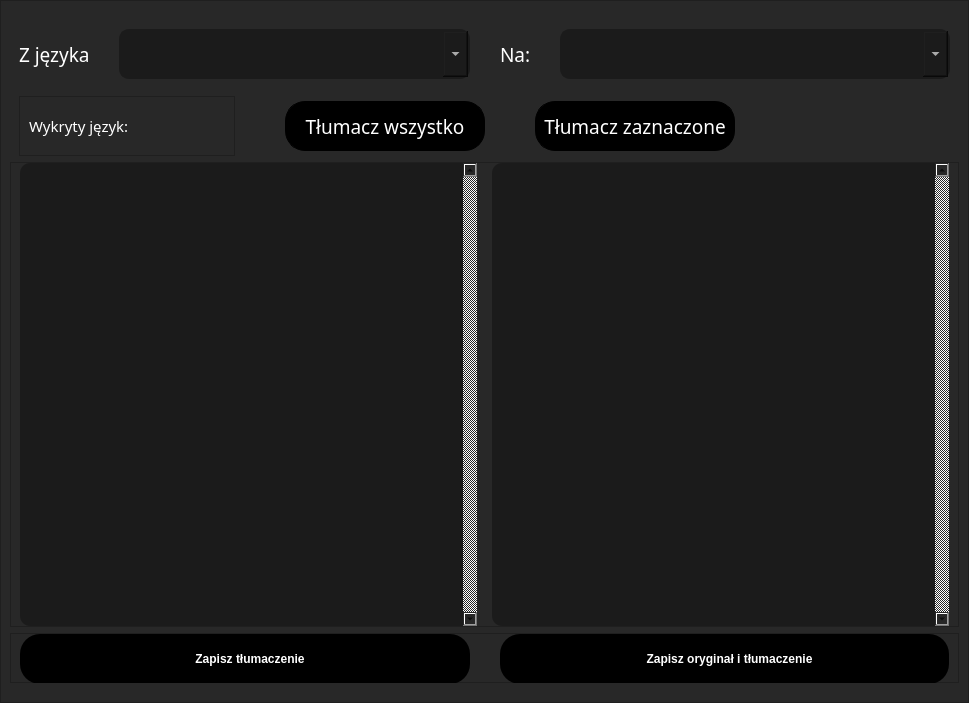
<?xml version="1.0" encoding="UTF-8"?>
<ui version="4.0">
 <class>TranslateWindow</class>
 <widget class="QWidget" name="TranslateWindow">
  <property name="geometry">
   <rect>
    <x>0</x>
    <y>0</y>
    <width>969</width>
    <height>703</height>
   </rect>
  </property>
  <property name="windowTitle">
   <string>Tłumaczenie</string>
  </property>
  <layout class="QGridLayout" name="gridLayout">
   <property name="leftMargin">
    <number>0</number>
   </property>
   <property name="topMargin">
    <number>0</number>
   </property>
   <property name="rightMargin">
    <number>0</number>
   </property>
   <property name="bottomMargin">
    <number>0</number>
   </property>
   <property name="spacing">
    <number>0</number>
   </property>
   <item row="0" column="0">
    <widget class="QFrame" name="frameTranslate">
     <property name="styleSheet">
      <string notr="true">background-color: rgb(40, 40, 40);</string>
     </property>
     <property name="frameShape">
      <enum>QFrame::StyledPanel</enum>
     </property>
     <property name="frameShadow">
      <enum>QFrame::Raised</enum>
     </property>
     <layout class="QVBoxLayout" name="verticalLayout">
      <item>
       <widget class="QFrame" name="frame">
        <property name="sizePolicy">
         <sizepolicy hsizetype="Expanding" vsizetype="Expanding">
          <horstretch>0</horstretch>
          <verstretch>0</verstretch>
         </sizepolicy>
        </property>
        <property name="maximumSize">
         <size>
          <width>16777215</width>
          <height>80</height>
         </size>
        </property>
        <property name="frameShape">
         <enum>QFrame::NoFrame</enum>
        </property>
        <property name="frameShadow">
         <enum>QFrame::Raised</enum>
        </property>
        <layout class="QHBoxLayout" name="horizontalLayout_3">
         <property name="spacing">
          <number>30</number>
         </property>
         <property name="leftMargin">
          <number>9</number>
         </property>
         <property name="topMargin">
          <number>9</number>
         </property>
         <property name="rightMargin">
          <number>9</number>
         </property>
         <property name="bottomMargin">
          <number>0</number>
         </property>
         <item>
          <layout class="QHBoxLayout" name="horizontalLayout_10">
           <item>
            <widget class="QLabel" name="label_2">
             <property name="maximumSize">
              <size>
               <width>70</width>
               <height>16777215</height>
              </size>
             </property>
             <property name="font">
              <font>
               <family>Impact</family>
               <pointsize>14</pointsize>
              </font>
             </property>
             <property name="styleSheet">
              <string notr="true">color: rgb(255, 255, 255);</string>
             </property>
             <property name="text">
              <string>&lt;html&gt;&lt;head/&gt;&lt;body&gt;&lt;p&gt;Z języka:&lt;/p&gt;&lt;/body&gt;&lt;/html&gt;</string>
             </property>
            </widget>
           </item>
           <item>
            <widget class="QComboBox" name="comboBoxFromLanguage">
             <property name="minimumSize">
              <size>
               <width>50</width>
               <height>50</height>
              </size>
             </property>
             <property name="font">
              <font>
               <family>Impact</family>
               <pointsize>10</pointsize>
              </font>
             </property>
             <property name="styleSheet">
              <string notr="true">QComboBox{
	color:rgb(255, 255, 255);
	background-color: rgb(27, 27, 27);
	border-radius: 10px;
	border: 2px solid rgb(27, 27, 27);
	padding: 5px;
	padding-left: 10px;
}
QComboBox:hover{
	border: 2px solid rgb(27, 27, 27);
}
QComboBox::drop-down {
color:rgb(255, 255, 255);

	width: 25px; 

 }

QComboBox QAbstractItemView {
	color: rgb(255, 255, 255);
	background-color: rgb(27, 27, 27);
	padding: 10px;
	selection-background-color: rgb(27, 27, 27);
}</string>
             </property>
            </widget>
           </item>
          </layout>
         </item>
         <item>
          <layout class="QHBoxLayout" name="horizontalLayout_11">
           <item>
            <widget class="QLabel" name="label_3">
             <property name="maximumSize">
              <size>
               <width>30</width>
               <height>16777215</height>
              </size>
             </property>
             <property name="font">
              <font>
               <family>Impact</family>
               <pointsize>14</pointsize>
              </font>
             </property>
             <property name="styleSheet">
              <string notr="true">color: rgb(255, 255, 255);</string>
             </property>
             <property name="text">
              <string>&lt;html&gt;&lt;head/&gt;&lt;body&gt;&lt;p&gt;Na:&lt;/p&gt;&lt;/body&gt;&lt;/html&gt;</string>
             </property>
            </widget>
           </item>
           <item>
            <widget class="QComboBox" name="comboBoxToLanguage">
             <property name="minimumSize">
              <size>
               <width>50</width>
               <height>50</height>
              </size>
             </property>
             <property name="font">
              <font>
               <family>Impact</family>
               <pointsize>10</pointsize>
              </font>
             </property>
             <property name="styleSheet">
              <string notr="true">QComboBox{
color:rgb(255, 255, 255);
	background-color: rgb(27, 27, 27);
	border-radius: 10px;
	border: 2px solid rgb(27, 27, 27);
	padding: 5px;
	padding-left: 10px;
}
QComboBox:hover{
	border: 2px solid rgb(27, 27, 27);
}
QComboBox::drop-down {
color:rgb(255, 255, 255);

	width: 25px; 

 }

QComboBox QAbstractItemView {
	color: rgb(255, 255, 255);
	background-color: rgb(27, 27, 27);
	padding: 10px;
	selection-background-color: rgb(27, 27, 27);
}</string>
             </property>
            </widget>
           </item>
          </layout>
         </item>
        </layout>
       </widget>
      </item>
      <item>
       <widget class="QFrame" name="frame_2">
        <property name="sizePolicy">
         <sizepolicy hsizetype="Expanding" vsizetype="MinimumExpanding">
          <horstretch>0</horstretch>
          <verstretch>0</verstretch>
         </sizepolicy>
        </property>
        <property name="maximumSize">
         <size>
          <width>16777215</width>
          <height>60</height>
         </size>
        </property>
        <property name="frameShape">
         <enum>QFrame::NoFrame</enum>
        </property>
        <property name="frameShadow">
         <enum>QFrame::Raised</enum>
        </property>
        <layout class="QHBoxLayout" name="horizontalLayout_2">
         <property name="spacing">
          <number>50</number>
         </property>
         <property name="leftMargin">
          <number>9</number>
         </property>
         <property name="topMargin">
          <number>0</number>
         </property>
         <property name="rightMargin">
          <number>9</number>
         </property>
         <property name="bottomMargin">
          <number>0</number>
         </property>
         <item>
          <widget class="QFrame" name="frame_6">
           <property name="sizePolicy">
            <sizepolicy hsizetype="Expanding" vsizetype="Preferred">
             <horstretch>0</horstretch>
             <verstretch>0</verstretch>
            </sizepolicy>
           </property>
           <property name="minimumSize">
            <size>
             <width>100</width>
             <height>0</height>
            </size>
           </property>
           <property name="frameShape">
            <enum>QFrame::StyledPanel</enum>
           </property>
           <property name="frameShadow">
            <enum>QFrame::Raised</enum>
           </property>
           <layout class="QHBoxLayout" name="horizontalLayout_6">
            <item>
             <widget class="QLabel" name="label">
              <property name="font">
               <font>
                <family>Impact</family>
                <pointsize>11</pointsize>
               </font>
              </property>
              <property name="styleSheet">
               <string notr="true">color: rgb(255, 255, 255);</string>
              </property>
              <property name="text">
               <string>&lt;html&gt;&lt;head/&gt;&lt;body&gt;&lt;p&gt;Wykryty język:&lt;/p&gt;&lt;/body&gt;&lt;/html&gt;</string>
              </property>
             </widget>
            </item>
            <item>
             <widget class="QLabel" name="labelSearchLanguage">
              <property name="font">
               <font>
                <family>Impact</family>
                <pointsize>11</pointsize>
               </font>
              </property>
              <property name="styleSheet">
               <string notr="true">color: rgb(255, 255, 255);</string>
              </property>
              <property name="text">
               <string/>
              </property>
             </widget>
            </item>
           </layout>
          </widget>
         </item>
         <item>
          <widget class="QPushButton" name="btnTranslateEverything">
           <property name="sizePolicy">
            <sizepolicy hsizetype="Expanding" vsizetype="Expanding">
             <horstretch>0</horstretch>
             <verstretch>0</verstretch>
            </sizepolicy>
           </property>
           <property name="minimumSize">
            <size>
             <width>0</width>
             <height>0</height>
            </size>
           </property>
           <property name="maximumSize">
            <size>
             <width>200</width>
             <height>50</height>
            </size>
           </property>
           <property name="font">
            <font>
             <family>Impact</family>
             <pointsize>14</pointsize>
             <weight>50</weight>
             <bold>false</bold>
             <kerning>true</kerning>
            </font>
           </property>
           <property name="contextMenuPolicy">
            <enum>Qt::DefaultContextMenu</enum>
           </property>
           <property name="autoFillBackground">
            <bool>false</bool>
           </property>
           <property name="styleSheet">
            <string notr="true">QPushButton{
	color: rgb(255, 255, 255);
	background-color: rgb(0, 0, 0);
border: 0px solid;
 border-style: solid;
 border-width:1px;
 border-radius:20px;
}

QPushButton:hover{
background-color: rgb(85, 170, 255);
}</string>
           </property>
           <property name="text">
            <string>Tłumacz wszystko</string>
           </property>
           <property name="autoRepeat">
            <bool>false</bool>
           </property>
          </widget>
         </item>
         <item>
          <widget class="QPushButton" name="btnTranslateSelected">
           <property name="sizePolicy">
            <sizepolicy hsizetype="Expanding" vsizetype="Expanding">
             <horstretch>0</horstretch>
             <verstretch>0</verstretch>
            </sizepolicy>
           </property>
           <property name="minimumSize">
            <size>
             <width>0</width>
             <height>0</height>
            </size>
           </property>
           <property name="maximumSize">
            <size>
             <width>200</width>
             <height>50</height>
            </size>
           </property>
           <property name="font">
            <font>
             <family>Impact</family>
             <pointsize>14</pointsize>
             <weight>50</weight>
             <bold>false</bold>
             <kerning>true</kerning>
            </font>
           </property>
           <property name="contextMenuPolicy">
            <enum>Qt::DefaultContextMenu</enum>
           </property>
           <property name="autoFillBackground">
            <bool>false</bool>
           </property>
           <property name="styleSheet">
            <string notr="true">QPushButton{
	color: rgb(255, 255, 255);
	background-color: rgb(0, 0, 0);
border: 0px solid;
 border-style: solid;
 border-width:1px;
 border-radius:20px;
}

QPushButton:hover{
background-color: rgb(85, 170, 255);
}</string>
           </property>
           <property name="text">
            <string>Tłumacz zaznaczone</string>
           </property>
           <property name="autoRepeat">
            <bool>false</bool>
           </property>
          </widget>
         </item>
         <item>
          <spacer name="horizontalSpacer_2">
           <property name="orientation">
            <enum>Qt::Horizontal</enum>
           </property>
           <property name="sizeHint" stdset="0">
            <size>
             <width>40</width>
             <height>20</height>
            </size>
           </property>
          </spacer>
         </item>
        </layout>
       </widget>
      </item>
      <item>
       <widget class="QFrame" name="frame_3">
        <property name="sizePolicy">
         <sizepolicy hsizetype="Expanding" vsizetype="Expanding">
          <horstretch>0</horstretch>
          <verstretch>0</verstretch>
         </sizepolicy>
        </property>
        <property name="frameShape">
         <enum>QFrame::StyledPanel</enum>
        </property>
        <property name="frameShadow">
         <enum>QFrame::Raised</enum>
        </property>
        <layout class="QHBoxLayout" name="horizontalLayout_4">
         <property name="spacing">
          <number>15</number>
         </property>
         <property name="topMargin">
          <number>0</number>
         </property>
         <property name="bottomMargin">
          <number>0</number>
         </property>
         <item>
          <widget class="QPlainTextEdit" name="plainTextEditOriginalText">
           <property name="minimumSize">
            <size>
             <width>400</width>
             <height>100</height>
            </size>
           </property>
           <property name="maximumSize">
            <size>
             <width>16777215</width>
             <height>16666666</height>
            </size>
           </property>
           <property name="font">
            <font>
             <pointsize>11</pointsize>
            </font>
           </property>
           <property name="styleSheet">
            <string notr="true">QPlainTextEdit{
background-color: rgb(27, 27, 27);
color: rgb(255, 255, 255);
 border-bottom-left-radius:10px;
 border-top-left-radius:10px;
}
QScrollBar:vertical {
border: none;
 background: rgb(27, 27, 27);
width: 14px;
margin: 5px 0 5px 0;
border-radius: 0px;
}
QScrollBar::handle:vertical {
background: rgb(0, 0, 0);
min-height: 25px;
border-radius: 7px
 }
QScrollBar::add-line:vertical {
     border: none;
   background: rgb(27, 27, 27);
    height: 10px;
  subcontrol-position: bottom;
border-bottom-right-radius: 10px;
 subcontrol-origin: margin;
}
QScrollBar::sub-line:vertical {
	border: none;
   background:rgb(27, 27, 27);
     height: 20px;
border-top-right-radius: 10px;
    subcontrol-position: top;
  subcontrol-origin: margin;
 }
QScrollBar::up-arrow:vertical, QScrollBar::down-arrow:vertical {
     background: none;
}

QScrollBar::add-page:vertical, QScrollBar::sub-page:vertical {
     background: none;
 }</string>
           </property>
           <property name="frameShape">
            <enum>QFrame::NoFrame</enum>
           </property>
           <property name="verticalScrollBarPolicy">
            <enum>Qt::ScrollBarAlwaysOn</enum>
           </property>
          </widget>
         </item>
         <item>
          <widget class="QPlainTextEdit" name="plainTextEditTranslateText">
           <property name="minimumSize">
            <size>
             <width>400</width>
             <height>100</height>
            </size>
           </property>
           <property name="maximumSize">
            <size>
             <width>16777215</width>
             <height>16666666</height>
            </size>
           </property>
           <property name="font">
            <font>
             <pointsize>11</pointsize>
            </font>
           </property>
           <property name="styleSheet">
            <string notr="true">QPlainTextEdit{
background-color: rgb(27, 27, 27);
color: rgb(255, 255, 255);
 border-bottom-left-radius:10px;
 border-top-left-radius:10px;
}
QScrollBar:vertical {
border: none;
 background: rgb(27, 27, 27);
width: 14px;
margin: 5px 0 5px 0;
border-radius: 0px;
}
QScrollBar::handle:vertical {
background: rgb(0, 0, 0);
min-height: 25px;
border-radius: 7px
 }
QScrollBar::add-line:vertical {
     border: none;
   background: rgb(27, 27, 27);
    height: 10px;
  subcontrol-position: bottom;
border-bottom-right-radius: 10px;
 subcontrol-origin: margin;
}
QScrollBar::sub-line:vertical {
	border: none;
   background:rgb(27, 27, 27);
     height: 20px;
border-top-right-radius: 10px;
    subcontrol-position: top;
  subcontrol-origin: margin;
 }
QScrollBar::up-arrow:vertical, QScrollBar::down-arrow:vertical {
     background: none;
}

QScrollBar::add-page:vertical, QScrollBar::sub-page:vertical {
     background: none;
 }</string>
           </property>
           <property name="frameShape">
            <enum>QFrame::NoFrame</enum>
           </property>
           <property name="verticalScrollBarPolicy">
            <enum>Qt::ScrollBarAlwaysOn</enum>
           </property>
          </widget>
         </item>
        </layout>
       </widget>
      </item>
      <item>
       <widget class="QFrame" name="frame_5">
        <property name="sizePolicy">
         <sizepolicy hsizetype="Expanding" vsizetype="Expanding">
          <horstretch>0</horstretch>
          <verstretch>0</verstretch>
         </sizepolicy>
        </property>
        <property name="maximumSize">
         <size>
          <width>16777215</width>
          <height>60</height>
         </size>
        </property>
        <property name="frameShape">
         <enum>QFrame::NoFrame</enum>
        </property>
        <property name="frameShadow">
         <enum>QFrame::Raised</enum>
        </property>
        <layout class="QHBoxLayout" name="horizontalLayout_5">
         <property name="leftMargin">
          <number>0</number>
         </property>
         <property name="topMargin">
          <number>0</number>
         </property>
         <property name="rightMargin">
          <number>0</number>
         </property>
         <property name="bottomMargin">
          <number>10</number>
         </property>
         <item>
          <widget class="QFrame" name="frame_4">
           <property name="minimumSize">
            <size>
             <width>450</width>
             <height>0</height>
            </size>
           </property>
           <property name="frameShape">
            <enum>QFrame::StyledPanel</enum>
           </property>
           <property name="frameShadow">
            <enum>QFrame::Raised</enum>
           </property>
           <layout class="QHBoxLayout" name="horizontalLayout">
            <property name="spacing">
             <number>30</number>
            </property>
            <property name="leftMargin">
             <number>9</number>
            </property>
            <property name="topMargin">
             <number>0</number>
            </property>
            <property name="rightMargin">
             <number>9</number>
            </property>
            <property name="bottomMargin">
             <number>20</number>
            </property>
            <item>
             <widget class="QPushButton" name="btnSaveOnlyTranslate">
              <property name="minimumSize">
               <size>
                <width>150</width>
                <height>50</height>
               </size>
              </property>
              <property name="font">
               <font>
                <weight>75</weight>
                <bold>true</bold>
                <kerning>true</kerning>
               </font>
              </property>
              <property name="contextMenuPolicy">
               <enum>Qt::DefaultContextMenu</enum>
              </property>
              <property name="autoFillBackground">
               <bool>false</bool>
              </property>
              <property name="styleSheet">
               <string notr="true">QPushButton{
	color: rgb(255, 255, 255);
	background-color: rgb(0, 0, 0);
	border: 0px solid;
 border-radius:20px;


}

QPushButton:hover{
background-color: rgb(85, 170, 255);
}</string>
              </property>
              <property name="text">
               <string>   Zapisz tłumaczenie</string>
              </property>
              <property name="icon">
               <iconset>
                <normaloff>Icons/cil-save.png</normaloff>Icons/cil-save.png</iconset>
              </property>
              <property name="iconSize">
               <size>
                <width>35</width>
                <height>35</height>
               </size>
              </property>
              <property name="autoRepeat">
               <bool>false</bool>
              </property>
             </widget>
            </item>
            <item>
             <widget class="QPushButton" name="btnSaveEverything">
              <property name="minimumSize">
               <size>
                <width>50</width>
                <height>50</height>
               </size>
              </property>
              <property name="font">
               <font>
                <weight>75</weight>
                <bold>true</bold>
                <kerning>true</kerning>
               </font>
              </property>
              <property name="contextMenuPolicy">
               <enum>Qt::DefaultContextMenu</enum>
              </property>
              <property name="autoFillBackground">
               <bool>false</bool>
              </property>
              <property name="styleSheet">
               <string notr="true">QPushButton{
	color: rgb(255, 255, 255);
	background-color: rgb(0, 0, 0);
	border: 0px solid;
 border-radius:20px;


}

QPushButton:hover{
background-color: rgb(85, 170, 255);
}</string>
              </property>
              <property name="text">
               <string>   Zapisz oryginał i tłumaczenie</string>
              </property>
              <property name="icon">
               <iconset>
                <normaloff>Icons/cil-save.png</normaloff>Icons/cil-save.png</iconset>
              </property>
              <property name="iconSize">
               <size>
                <width>35</width>
                <height>35</height>
               </size>
              </property>
              <property name="autoRepeat">
               <bool>false</bool>
              </property>
             </widget>
            </item>
           </layout>
          </widget>
         </item>
        </layout>
       </widget>
      </item>
     </layout>
    </widget>
   </item>
  </layout>
 </widget>
 <resources/>
 <connections/>
</ui>
